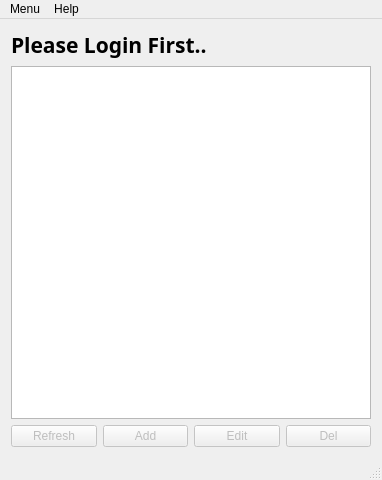
<?xml version="1.0" encoding="UTF-8"?>
<ui version="4.0">
 <class>MainWindow</class>
 <widget class="QMainWindow" name="MainWindow">
  <property name="geometry">
   <rect>
    <x>0</x>
    <y>0</y>
    <width>382</width>
    <height>480</height>
   </rect>
  </property>
  <property name="minimumSize">
   <size>
    <width>382</width>
    <height>480</height>
   </size>
  </property>
  <property name="maximumSize">
   <size>
    <width>382</width>
    <height>16777215</height>
   </size>
  </property>
  <property name="windowTitle">
   <string>PasswordKeeper</string>
  </property>
  <property name="windowIcon">
   <iconset>
    <normaloff>aa.jpg</normaloff>aa.jpg</iconset>
  </property>
  <widget class="QWidget" name="centralWidget">
   <layout class="QHBoxLayout" name="horizontalLayout_2">
    <item>
     <layout class="QVBoxLayout" name="verticalLayout_2">
      <item>
       <widget class="QLabel" name="welcome">
        <property name="font">
         <font>
          <family>Adobe Arabic</family>
          <pointsize>16</pointsize>
          <weight>75</weight>
          <bold>true</bold>
         </font>
        </property>
        <property name="text">
         <string>Please Login First..</string>
        </property>
       </widget>
      </item>
      <item>
       <layout class="QVBoxLayout" name="verticalLayout_3">
        <item>
         <widget class="QTableWidget" name="tableWidget">
          <property name="enabled">
           <bool>true</bool>
          </property>
          <property name="minimumSize">
           <size>
            <width>360</width>
            <height>0</height>
           </size>
          </property>
          <property name="maximumSize">
           <size>
            <width>100000</width>
            <height>16777215</height>
           </size>
          </property>
         </widget>
        </item>
        <item>
         <layout class="QHBoxLayout" name="horizontalLayout">
          <item>
           <widget class="QPushButton" name="refresh">
            <property name="enabled">
             <bool>false</bool>
            </property>
            <property name="text">
             <string>Refresh</string>
            </property>
           </widget>
          </item>
          <item>
           <widget class="QPushButton" name="addButton">
            <property name="enabled">
             <bool>false</bool>
            </property>
            <property name="text">
             <string>Add</string>
            </property>
           </widget>
          </item>
          <item>
           <widget class="QPushButton" name="editButton">
            <property name="enabled">
             <bool>false</bool>
            </property>
            <property name="text">
             <string>Edit</string>
            </property>
           </widget>
          </item>
          <item>
           <widget class="QPushButton" name="delButton">
            <property name="enabled">
             <bool>false</bool>
            </property>
            <property name="text">
             <string>Del</string>
            </property>
           </widget>
          </item>
         </layout>
        </item>
       </layout>
      </item>
     </layout>
    </item>
   </layout>
  </widget>
  <widget class="QMenuBar" name="menuBar">
   <property name="geometry">
    <rect>
     <x>0</x>
     <y>0</y>
     <width>382</width>
     <height>21</height>
    </rect>
   </property>
   <widget class="QMenu" name="menuMenu">
    <property name="title">
     <string>Menu</string>
    </property>
    <addaction name="actionLogin"/>
    <addaction name="actionAdd_New_Account"/>
   </widget>
   <widget class="QMenu" name="menuHelp">
    <property name="title">
     <string>Help</string>
    </property>
    <addaction name="actionAbout"/>
   </widget>
   <addaction name="menuMenu"/>
   <addaction name="menuHelp"/>
  </widget>
  <widget class="QStatusBar" name="statusBar"/>
  <action name="actionLogin">
   <property name="text">
    <string>Login</string>
   </property>
  </action>
  <action name="actionAdd_New_Account">
   <property name="text">
    <string>Create a User</string>
   </property>
  </action>
  <action name="actionAbout">
   <property name="text">
    <string>About</string>
   </property>
  </action>
 </widget>
 <layoutdefault spacing="6" margin="11"/>
 <resources/>
 <connections/>
</ui>
